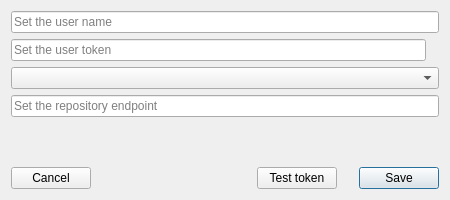
<?xml version="1.0" encoding="UTF-8"?>
<ui version="4.0">
 <class>ServerConfigDlg</class>
 <widget class="QDialog" name="ServerConfigDlg">
  <property name="geometry">
   <rect>
    <x>0</x>
    <y>0</y>
    <width>450</width>
    <height>200</height>
   </rect>
  </property>
  <property name="minimumSize">
   <size>
    <width>450</width>
    <height>200</height>
   </size>
  </property>
  <property name="maximumSize">
   <size>
    <width>450</width>
    <height>200</height>
   </size>
  </property>
  <property name="windowTitle">
   <string>Server configuration</string>
  </property>
  <layout class="QGridLayout" name="gridLayout">
   <item row="6" column="6">
    <widget class="QPushButton" name="pbAccept">
     <property name="text">
      <string>Save</string>
     </property>
    </widget>
   </item>
   <item row="6" column="1">
    <spacer name="horizontalSpacer">
     <property name="orientation">
      <enum>Qt::Horizontal</enum>
     </property>
     <property name="sizeHint" stdset="0">
      <size>
       <width>40</width>
       <height>20</height>
      </size>
     </property>
    </spacer>
   </item>
   <item row="4" column="0">
    <spacer name="verticalSpacer">
     <property name="orientation">
      <enum>Qt::Vertical</enum>
     </property>
     <property name="sizeHint" stdset="0">
      <size>
       <width>20</width>
       <height>40</height>
      </size>
     </property>
    </spacer>
   </item>
   <item row="0" column="0" colspan="7">
    <widget class="QLineEdit" name="leUserName">
     <property name="placeholderText">
      <string>Set the user name</string>
     </property>
    </widget>
   </item>
   <item row="6" column="2">
    <widget class="QLabel" name="lTestResult">
     <property name="text">
      <string/>
     </property>
    </widget>
   </item>
   <item row="6" column="0">
    <widget class="QPushButton" name="pbCancel">
     <property name="text">
      <string>Cancel</string>
     </property>
    </widget>
   </item>
   <item row="2" column="0" colspan="7">
    <widget class="QComboBox" name="cbServer"/>
   </item>
   <item row="6" column="4">
    <widget class="QPushButton" name="pbTest">
     <property name="text">
      <string>Test token</string>
     </property>
    </widget>
   </item>
   <item row="6" column="5">
    <spacer name="horizontalSpacer_2">
     <property name="orientation">
      <enum>Qt::Horizontal</enum>
     </property>
     <property name="sizeType">
      <enum>QSizePolicy::Fixed</enum>
     </property>
     <property name="sizeHint" stdset="0">
      <size>
       <width>10</width>
       <height>20</height>
      </size>
     </property>
    </spacer>
   </item>
   <item row="3" column="0" colspan="7">
    <widget class="QLineEdit" name="leEndPoint">
     <property name="placeholderText">
      <string>Set the repository endpoint</string>
     </property>
    </widget>
   </item>
   <item row="6" column="3">
    <spacer name="horizontalSpacer_3">
     <property name="orientation">
      <enum>Qt::Horizontal</enum>
     </property>
     <property name="sizeHint" stdset="0">
      <size>
       <width>40</width>
       <height>20</height>
      </size>
     </property>
    </spacer>
   </item>
   <item row="1" column="0" colspan="7">
    <layout class="QHBoxLayout" name="horizontalLayout">
     <item>
      <widget class="QLineEdit" name="leUserToken">
       <property name="echoMode">
        <enum>QLineEdit::Password</enum>
       </property>
       <property name="placeholderText">
        <string>Set the user token</string>
       </property>
      </widget>
     </item>
     <item>
      <widget class="ButtonLink" name="lAccessToken">
       <property name="text">
        <string/>
       </property>
      </widget>
     </item>
    </layout>
   </item>
  </layout>
 </widget>
 <customwidgets>
  <customwidget>
   <class>ButtonLink</class>
   <extends>QLabel</extends>
   <header>ButtonLink.hpp</header>
  </customwidget>
 </customwidgets>
 <tabstops>
  <tabstop>leUserName</tabstop>
  <tabstop>leUserToken</tabstop>
  <tabstop>cbServer</tabstop>
  <tabstop>leEndPoint</tabstop>
  <tabstop>pbTest</tabstop>
  <tabstop>pbAccept</tabstop>
  <tabstop>pbCancel</tabstop>
 </tabstops>
 <resources/>
 <connections/>
</ui>
